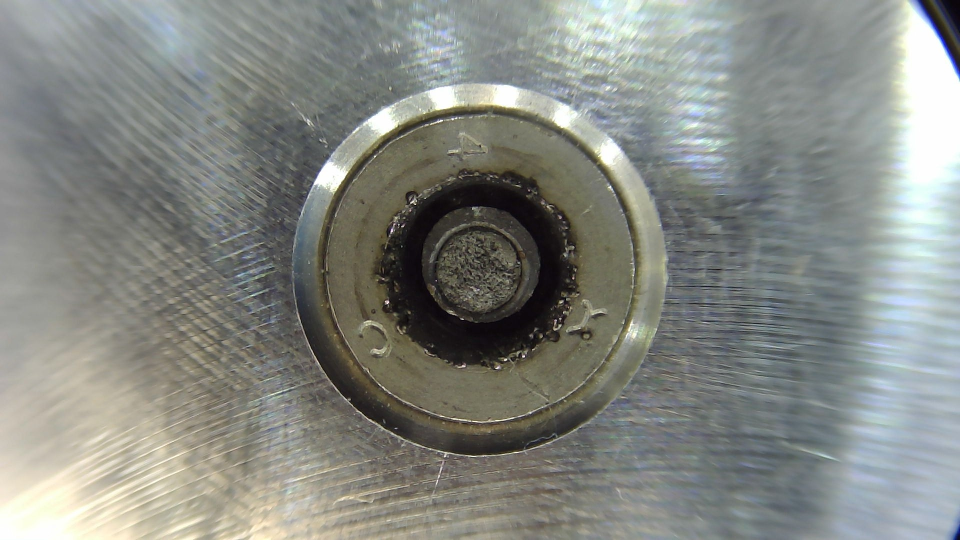
//> input picture opencvTest/misc/OfficePencilSketch.jpg, 1920 x 1080 px, given in place of the camera (shown at 1/2 size)
$ ./main   (built with g++ and OpenCV 4)
//> lines starting //> are read from the running program, lines starting //| are printed output that depends on the picture; after the words box and inside, x2 and y2 are one past the last pixel; in counts of white or black regions, pixels touching at a corner belong together
#include <stdio.h>
#include <opencv2/core.hpp>
#include <opencv2/videoio.hpp>
#include <opencv2/opencv.hpp>
#include <opencv2/imgcodecs.hpp>
#include <opencv2/highgui.hpp>
#include <opencv2/imgproc.hpp>
#include <iostream>
#include <stdio.h>

using namespace cv;
int main(int argc, char** argv )
{

    Mat src;
    std::vector<Vec3f> circles;
    //--- INITIALIZE VIDEOCAPTURE
    VideoCapture cap;
    // open the default camera using default API
    // cap.open(0);
    // OR advance usage: select any API backend
    int deviceID = 2;        // 0 = open default camera
    int apiID = cv::CAP_V4L; // 0 = autodetect default API
    // open selected camera using selected API
    cap.open(deviceID, apiID);
    // check if we succeeded
    if (!cap.isOpened())
    {
        std::cerr << "ERROR! Unable to open camera\n";
        return -1;
    }
    //--- GRAB AND WRITE LOOP
    std::cout << "Start grabbing" << std::endl
              << "Press any key to terminate" << std::endl;
    for (;;)
    {
        // wait for a new frame from camera and store it into 'frame'
        cap.read(src);
//> src is the input picture: 1080 rows x 1920 cols, CV_8UC3; mean B, G, R 130.8, 136.2, 133.3
        // check if we succeeded
        if (src.empty())
        {
            std::cerr << "ERROR! blank frame grabbed\n";
            break;
        }
        // Mat dst;
        resize(src, src, Size(640,400), 0, 0, INTER_LINEAR);
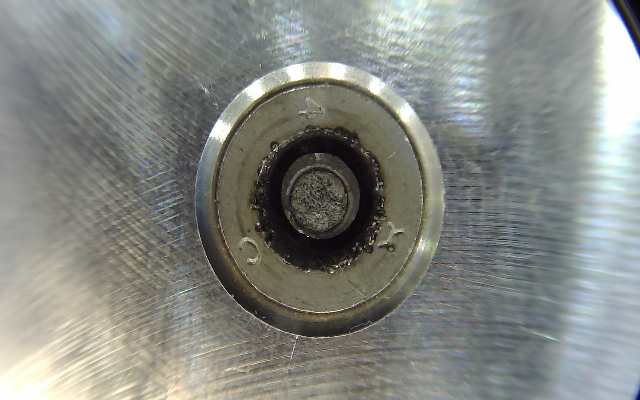
//> src: 400 rows x 640 cols, CV_8UC3; mean B, G, R 130.8, 136.2, 133.2
        Mat gray;
        cvtColor(src, gray, COLOR_BGR2GRAY);
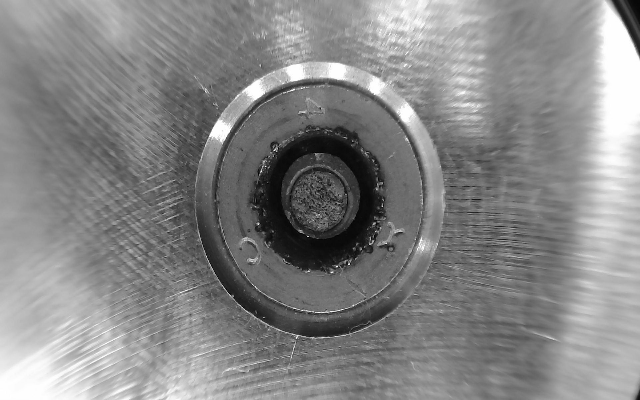
//> gray: 400 rows x 640 cols, CV_8UC1; min 1, max 255, mean 134.7
        medianBlur(gray, gray, 5);

        HoughCircles(gray, circles, HOUGH_GRADIENT, 1,
                     gray.rows / 16, // change this value to detect circles with different distances to each other
                     100, 30, 1, 60  // change the last two parameters
                                     // (min_radius & max_radius) to detect larger circles
        );
//> circles = 2 circles (x, y, radius): [317.5, 211.5, 58.3], [312.5, 185.5, 21.2]
        for (size_t i = 0; i < circles.size(); i++)
        {
            Vec3i c = circles[i];
            Point center = Point(c[0], c[1]);
            // circle center
            circle(src, center, 1, Scalar(0, 100, 100), 3, LINE_AA);
            // circle outline
            int radius = c[2];
            circle(src, center, radius, Scalar(255, 0, 255), 3, LINE_AA);
        }
//> this loop made 2 passes
//> (center, radius) on passes 1 to 2: (Point(318, 212), 58), (Point(312, 186), 21)
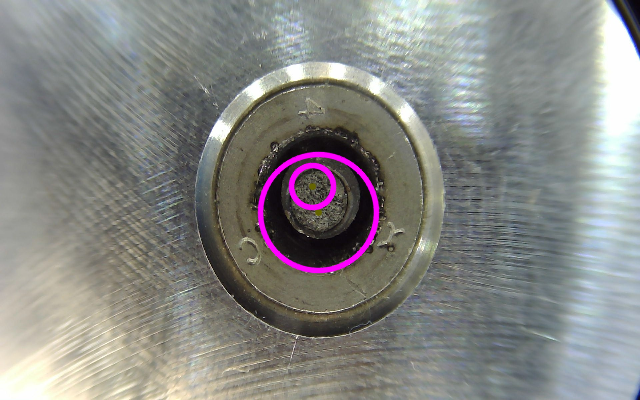
//> src: 400 rows x 640 cols, CV_8UC3; 1.38% of pixels changed, all inside (x1, y1, x2, y2) = (257, 151, 380, 274)
        // // show live and wait for a key with timeout long enough to show images
        flip(src, src, 0);
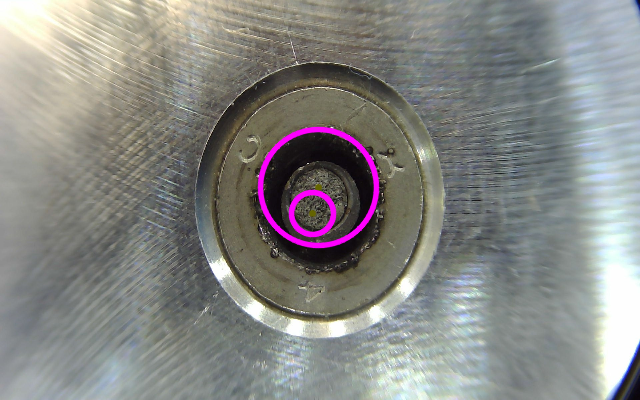
//> src: 400 rows x 640 cols, CV_8UC3; mean B, G, R 133, 135.6, 135.4
        imshow("Live", src);
        if (pollKey() >= 0)
//> the Esc key is pressed
            break;
    }
//> after the loop, circles = 2 items: [317.5, 211.5, 58.3], [312.5, 185.5, 21.2]

    return EXIT_SUCCESS;
}
